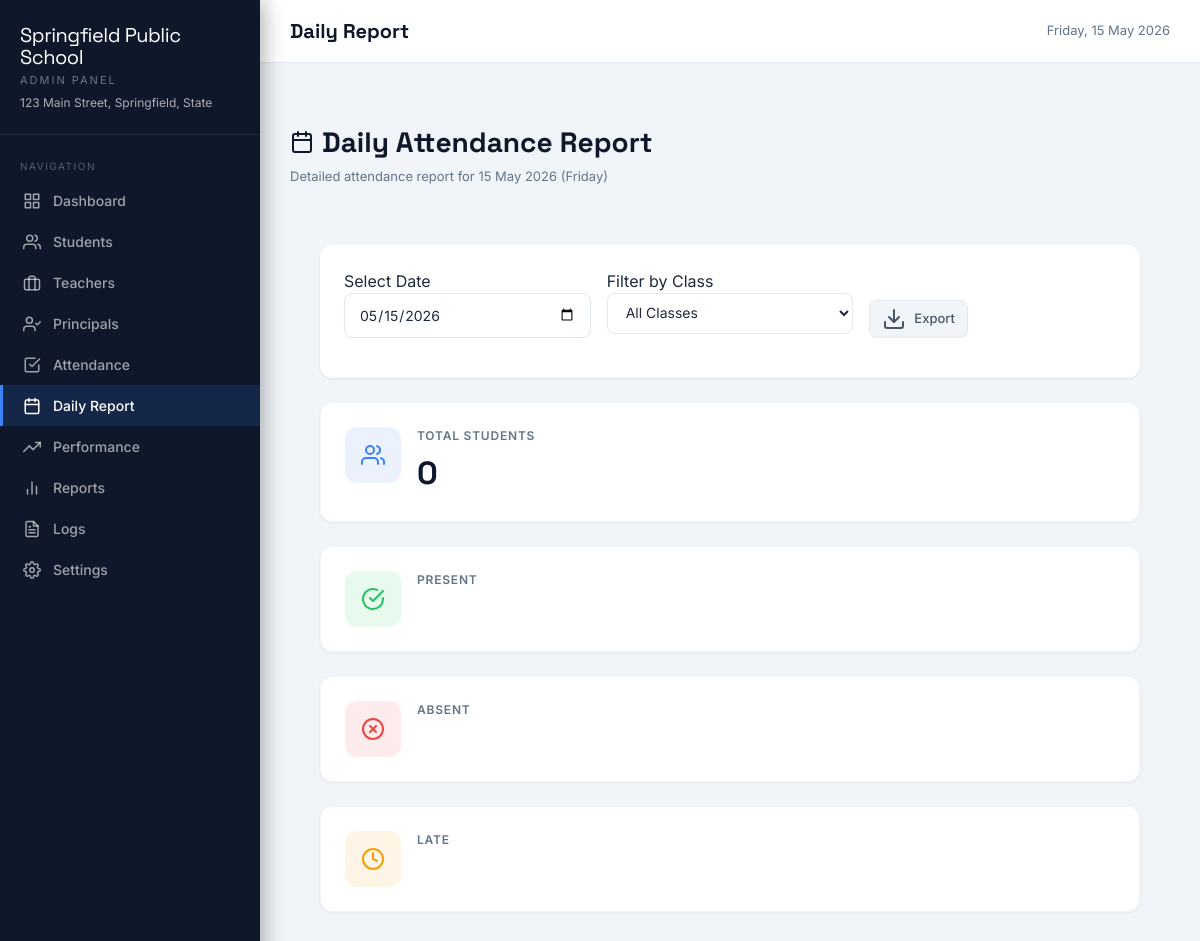
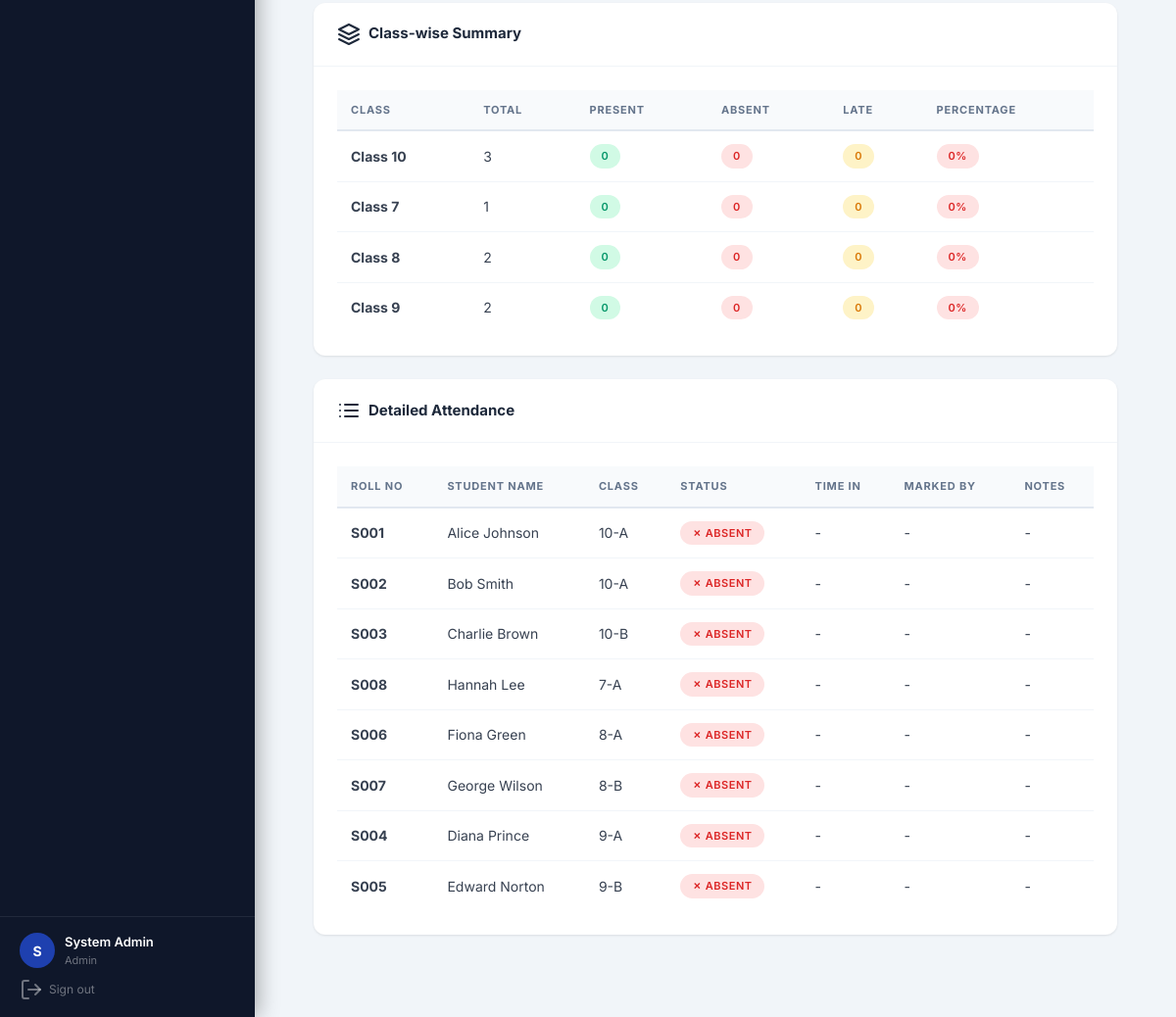
The app's page /admin/daily-report.php (signed in) with its own data (2 pictures, top to bottom).
### tables this page shows
CREATE TABLE IF NOT EXISTS settings (
    id INT AUTO_INCREMENT PRIMARY KEY,
    setting_key VARCHAR(100) UNIQUE NOT NULL,
    setting_value TEXT,
    description VARCHAR(255),
    updated_at TIMESTAMP DEFAULT CURRENT_TIMESTAMP ON UPDATE CURRENT_TIMESTAMP
);

CREATE TABLE IF NOT EXISTS students (
    id INT AUTO_INCREMENT PRIMARY KEY,
    name VARCHAR(100) NOT NULL,
    roll_number VARCHAR(50) UNIQUE NOT NULL,
    class VARCHAR(20) NOT NULL,
    section VARCHAR(10),
    card_uid VARCHAR(100) UNIQUE,
    parent_email VARCHAR(150),
    parent_phone VARCHAR(20),
    photo VARCHAR(255),
    date_of_birth DATE,
    address TEXT,
    is_active TINYINT(1) DEFAULT 1,
    created_at TIMESTAMP DEFAULT CURRENT_TIMESTAMP,
    updated_at TIMESTAMP DEFAULT CURRENT_TIMESTAMP ON UPDATE CURRENT_TIMESTAMP
);

### config.php (called while the page is built, shortened)
<?php
function getDB() {
    static $pdo = null;
    if ($pdo === null) {
        try {
            $dsn = "mysql:host=" . DB_HOST . ";port=" . DB_PORT . ";dbname=" . DB_NAME . ";charset=utf8mb4";
            $options = [
                PDO::ATTR_ERRMODE            => PDO::ERRMODE_EXCEPTION,
                PDO::ATTR_DEFAULT_FETCH_MODE => PDO::FETCH_ASSOC,
                PDO::ATTR_EMULATE_PREPARES   => false,
            ];
            $pdo = new PDO($dsn, DB_USER, DB_PASS, $options);
        } catch (PDOException $e) {
            die(json_encode(['error' => 'Database connection failed: ' . $e->getMessage()]));
        }
    }
    return $pdo;
}
function getSetting($key) {
    try {
        $db = getDB();
        $stmt = $db->prepare("SELECT setting_value FROM settings WHERE setting_key = ?");
        $stmt->execute([$key]);
        $row = $stmt->fetch();
        return $row ? $row['setting_value'] : null;
    } catch (Exception $e) {
        return null;
    }
}
?>

### auth.php (called while the page is built, shortened)
<?php
require_once __DIR__ . '/config.php';
function isLoggedIn() {
    return true;
}
function getCurrentUser() {
    return [
        'id'   => $_SESSION['user_id'],
        'name' => $_SESSION['user_name'],
        'email'=> $_SESSION['user_email'],
        'role' => $_SESSION['role'],
    ];
}
?>

### admin/daily-report.php (the view, shortened to what this page needs)
<?php
$pageTitle = 'Daily Report';
require_once __DIR__ . '/../auth.php';
$db = getDB();
$reportDate = $_GET['date'] ?? date('Y-m-d');
$selectedClass = $_GET['class'] ?? '';
$dateObj = DateTime::createFromFormat('Y-m-d', $reportDate);
$formattedDate = $dateObj ? $dateObj->format('d M Y (l)') : date('d M Y');
$query = "
    SELECT
        s.id, s.roll_number, s.name, s.class, s.section,
        sa.status, sa.time_in, sa.marked_by, sa.notes
    FROM students s
    LEFT JOIN student_attendance sa ON s.id = sa.student_id AND sa.date = ?
    WHERE s.is_active = 1
";
$params = [$reportDate];
$query .= " ORDER BY s.class, s.roll_number";
$stmt = $db->prepare($query);
$stmt->execute($params);
$attendanceData = $stmt->fetchAll();
require_once __DIR__ . '/../header.php';
$stmt = $db->prepare("
    SELECT
        COUNT(*) as total,
        SUM(CASE WHEN status = 'present' THEN 1 ELSE 0 END) as present,
        SUM(CASE WHEN status = 'absent' THEN 1 ELSE 0 END) as absent,
        SUM(CASE WHEN status = 'late' THEN 1 ELSE 0 END) as late
    FROM student_attendance
    WHERE date = ?
");
$stmt->execute([$reportDate]);
$dayStats = $stmt->fetch();
$stmt = $db->prepare("
    SELECT
        s.class,
        COUNT(*) as total,
        SUM(CASE WHEN sa.status = 'present' THEN 1 ELSE 0 END) as present,
        SUM(CASE WHEN sa.status = 'absent' THEN 1 ELSE 0 END) as absent,
        SUM(CASE WHEN sa.status = 'late' THEN 1 ELSE 0 END) as late
    FROM students s
    LEFT JOIN student_attendance sa ON s.id = sa.student_id AND sa.date = ?
    WHERE s.is_active = 1
    GROUP BY s.class
    ORDER BY s.class
");
$stmt->execute([$reportDate]);
$classStats = $stmt->fetchAll();
?>
<div class="page-header">
    <div class="header-content">
        <h1><i data-feather="calendar"></i> Daily Attendance Report</h1>
        <p>Detailed attendance report for <?= htmlspecialchars($formattedDate) ?></p>
    </div>
</div>
<div class="page-content">
    <div class="card mb-6">
        <div class="card-body">
            <form method="GET" class="form">
                <div class="form-row">
                    <div class="form-group">
                        <label>Select Date</label>
                        <input type="date" name="date" value="<?= $reportDate ?>" onchange="this.form.submit()" class="form-input">
                    </div>
                    <div class="form-group">
                        <label>Filter by Class</label>
                        <select name="class" onchange="this.form.submit()" class="form-input">
                            <option value="">All Classes</option>
                        </select>
                    </div>
                    <div class="form-group" style="display:flex;gap:8px;align-items:flex-end;">
                        <a href="?date=<?= $reportDate ?>&export=1<?= !empty($selectedClass) ? '&class=' . urlencode($selectedClass) : '' ?>" class="btn btn-sm btn-secondary">
                            <i data-feather="download"></i> Export
                        </a>
                    </div>
                </div>
            </form>
        </div>
    </div>
    <div class="grid grid-cols-1 md:grid-cols-4 gap-6 mb-8">
        <div class="stat-card">
            <div class="stat-icon" style="background:rgba(59,130,246,.1)">
                <i data-feather="users" style="color:#3b82f6"></i>
            </div>
            <div class="stat-content">
                <p class="stat-label">Total Students</p>
                <p class="stat-value"><?= $dayStats['total'] ?></p>
            </div>
        </div>
        <div class="stat-card">
            <div class="stat-icon" style="background:rgba(34,197,94,.1)">
                <i data-feather="check-circle" style="color:#22c55e"></i>
            </div>
            <div class="stat-content">
                <p class="stat-label">Present</p>
            </div>
        </div>
        <div class="stat-card">
            <div class="stat-icon" style="background:rgba(239,68,68,.1)">
                <i data-feather="x-circle" style="color:#ef4444"></i>
            </div>
            <div class="stat-content">
                <p class="stat-label">Absent</p>
            </div>
        </div>
        <div class="stat-card">
            <div class="stat-icon" style="background:rgba(245,158,11,.1)">
                <i data-feather="clock" style="color:#f59e0b"></i>
            </div>
            <div class="stat-content">
                <p class="stat-label">Late</p>
            </div>
        </div>
    </div>
    <?php if (empty($selectedClass)): ?>
    <div class="card mb-6">
        <div class="card-header">
            <h3><i data-feather="layers"></i> Class-wise Summary</h3>
        </div>
        <div class="card-body">
            <div class="table-wrapper">
                <table class="table table-sm">
                    <thead>
                        <tr>
                            <th>Class</th>
                            <th>Total</th>
                            <th>Present</th>
                            <th>Absent</th>
                            <th>Late</th>
                            <th>Percentage</th>
                        </tr>
                    </thead>
                    <tbody>
                        <?php foreach ($classStats as $stat):
                            $percentage = $stat['total'] > 0 ? round(($stat['present'] / $stat['total']) * 100, 1) : 0;
                        ?>
                        <tr>
                            <td><strong>Class <?= htmlspecialchars($stat['class']) ?></strong></td>
                            <td><?= $stat['total'] ?></td>
                            <td><span class="badge" style="background:#d1fae5;color:#059669"><?= $stat['present'] ?></span></td>
                            <td><span class="badge" style="background:#fee2e2;color:#dc2626"><?= $stat['absent'] ?></span></td>
                            <td><span class="badge" style="background:#fef3c7;color:#d97706"><?= $stat['late'] ?></span></td>
                            <td>
                                <span class="badge" style="background:<?= $percentage >= 80 ? '#d1fae5' : ($percentage >= 60 ? '#fef3c7' : '#fee2e2') ?>;color:<?= $percentage >= 80 ? '#059669' : ($percentage >= 60 ? '#d97706' : '#dc2626') ?>">
                                    <?= $percentage ?>%
                                </span>
                            </td>
                        </tr>
                        <?php endforeach; ?>
                    </tbody>
                </table>
            </div>
        </div>
    </div>
    <?php endif; ?>
    <div class="card">
        <div class="card-header">
            <h3><i data-feather="list"></i> Detailed Attendance <?= !empty($selectedClass) ? '- Class ' . htmlspecialchars($selectedClass) : '' ?></h3>
        </div>
        <div class="card-body">
            <div class="table-wrapper">
                <table class="table">
                    <thead>
                        <tr>
                            <th>Roll No</th>
                            <th>Student Name</th>
                            <th>Class</th>
                            <th>Status</th>
                            <th>Time In</th>
                            <th>Marked By</th>
                            <th>Notes</th>
                        </tr>
                    </thead>
                    <tbody>
                        <?php foreach ($attendanceData as $row):
                            $status = $row['status'] ?? 'absent';
                            $statusColor = [
                                'present' => ['bg' => '#d1fae5', 'text' => '#059669', 'icon' => '✓'],
                                'absent' => ['bg' => '#fee2e2', 'text' => '#dc2626', 'icon' => '✗'],
                                'late' => ['bg' => '#fef3c7', 'text' => '#d97706', 'icon' => '⏱'],
                                'excused' => ['bg' => '#dbeafe', 'text' => '#0369a1', 'icon' => '!']
                            ];
                            $colors = $statusColor[$status] ?? ['bg' => '#f3f4f6', 'text' => '#6b7280', 'icon' => '-'];
                        ?>
                        <tr>
                            <td><strong><?= htmlspecialchars($row['roll_number']) ?></strong></td>
                            <td><?= htmlspecialchars($row['name']) ?></td>
                            <td><?= htmlspecialchars($row['class']) ?><?= $row['section'] ? '-' . htmlspecialchars($row['section']) : '' ?></td>
                            <td>
                                <span class="badge" style="background:<?= $colors['bg'] ?>;color:<?= $colors['text'] ?>">
                                    <?= $colors['icon'] ?> <?= ucfirst($status) ?>
                                </span>
                            </td>
                            <td><?= $row['time_in'] ? formatTime($row['time_in']) : '-' ?></td>
                            <td><?= $row['marked_by'] ? ucfirst($row['marked_by']) : '-' ?></td>
                            <td><?= $row['notes'] ? htmlspecialchars($row['notes']) : '-' ?></td>
                        </tr>
                        <?php endforeach; ?>
                    </tbody>
                </table>
            </div>
        </div>
    </div>
</div>
<?php require_once __DIR__ . '/../footer.php'; ?>

### header.php (shortened to what this page needs)
<?php
$user = getCurrentUser();
$role = $user['role'] ?? '';
$schoolName = getSetting('school_name') ?: APP_NAME;
$schoolAddress = getSetting('school_address');
$navItems = [];
if ($role === 'admin') {
    $navItems = [
        ['url'=>'dashboard.php','icon'=>'grid','label'=>'Dashboard'],
        ['url'=>'students.php','icon'=>'users','label'=>'Students'],
        ['url'=>'teachers.php','icon'=>'briefcase','label'=>'Teachers'],        ['url'=>'principals.php','icon'=>'user-check','label'=>'Principals'],        ['url'=>'attendance.php','icon'=>'check-square','label'=>'Attendance'],
        ['url'=>'daily-report.php','icon'=>'calendar','label'=>'Daily Report'],
        ['url'=>'performance.php','icon'=>'trending-up','label'=>'Performance'],
        ['url'=>'reports.php','icon'=>'bar-chart-2','label'=>'Reports'],
        ['url'=>'logs.php','icon'=>'file-text','label'=>'Logs'],
        ['url'=>'settings.php','icon'=>'settings','label'=>'Settings'],
    ];
} elseif ($role === 'principal') {
    $navItems = [
        ['url'=>'dashboard.php','icon'=>'grid','label'=>'Dashboard'],
        ['url'=>'reports.php','icon'=>'bar-chart-2','label'=>'Reports'],
        ['url'=>'attendance.php','icon'=>'check-square','label'=>'Attendance'],
    ];
}
$currentPage = basename($_SERVER['PHP_SELF']);
?>
<!DOCTYPE html>
<html lang="en">
<head>
    <script src="https://cdn.tailwindcss.com"></script>
</head>
<body>
<div class="sidebar" id="sidebar">
    <div class="sidebar-logo">
        <div class="logo-text">
            <h1><?= htmlspecialchars($schoolName) ?></h1>
            <div class="sidebar-role"><?= ucfirst($role) ?> Panel</div>
            <?php if ($schoolAddress): ?>
            <div class="sidebar-subtitle"><?= htmlspecialchars($schoolAddress) ?></div>
            <?php endif; ?>
        </div>
    </div>
    <nav class="nav-section">
        <div class="nav-label">Navigation</div>
        <?php foreach($navItems as $item): ?>
        <a href="<?= $item['url'] ?>" class="nav-item <?= $currentPage === $item['url'] ? 'active' : '' ?>">
            <i data-feather="<?= $item['icon'] ?>"></i>
            <?= $item['label'] ?>
        </a>
        <?php endforeach; ?>
    </nav>
    <div class="sidebar-footer">
        <div class="user-info">
            <div class="avatar"><?= strtoupper(substr($user['name'], 0, 1)) ?></div>
            <div class="user-details">
                <div class="user-name"><?= htmlspecialchars($user['name']) ?></div>
                <div class="user-role"><?= ucfirst($role) ?></div>
            </div>
        </div>
        <a href="../logout.php" class="logout-btn"><i data-feather="log-out"></i> Sign out</a>
    </div>
</div>
<div class="main-content">
    <div class="top-bar" style="margin-bottom:0">
        <div class="page-title"><?= htmlspecialchars($pageTitle ?? 'Dashboard') ?></div>
        <div style="display:flex;align-items:center;gap:12px;">
            <span style="font-size:13px;color:#64748b;"><?= date('l, d M Y') ?></span>
        </div>
    </div>
    <div class="page-wrapper" style="padding:30px;background:#f1f5f9;">

### records on screen
settings: setting_value "Springfield Public School"
settings: setting_value "123 Main Street, Springfield, State"
students: roll_number "S001", name "Alice Johnson", class "10", section "A", icon "✗", status "ABSENT"
students: roll_number "S002", name "Bob Smith", class "10", section "A", icon "✗", status "ABSENT"
students: roll_number "S003", name "Charlie Brown", class "10", section "B", icon "✗", status "ABSENT"
students: roll_number "S008", name "Hannah Lee", class "7", section "A", icon "✗", status "ABSENT"
students: roll_number "S006", name "Fiona Green", class "8", section "A", icon "✗", status "ABSENT"
students: roll_number "S007", name "George Wilson", class "8", section "B", icon "✗", status "ABSENT"
students: roll_number "S004", name "Diana Prince", class "9", section "A", icon "✗", status "ABSENT"
students: roll_number "S005", name "Edward Norton", class "9", section "B", icon "✗", status "ABSENT"

### other values on screen
$role "ADMIN"
$item['label'] "Dashboard"
$item['label'] "Students"
$item['label'] "Teachers"
$item['label'] "Principals"
$item['label'] "Attendance"
$item['label'] "Daily Report"
$item['label'] "Performance"
$item['label'] "Reports"
$item['label'] "Logs"
$item['label'] "Settings"
substr($user['name'], 0, 1) "S"
$user['name'] "System Admin"
$role "Admin"
$pageTitle "Daily Report"
